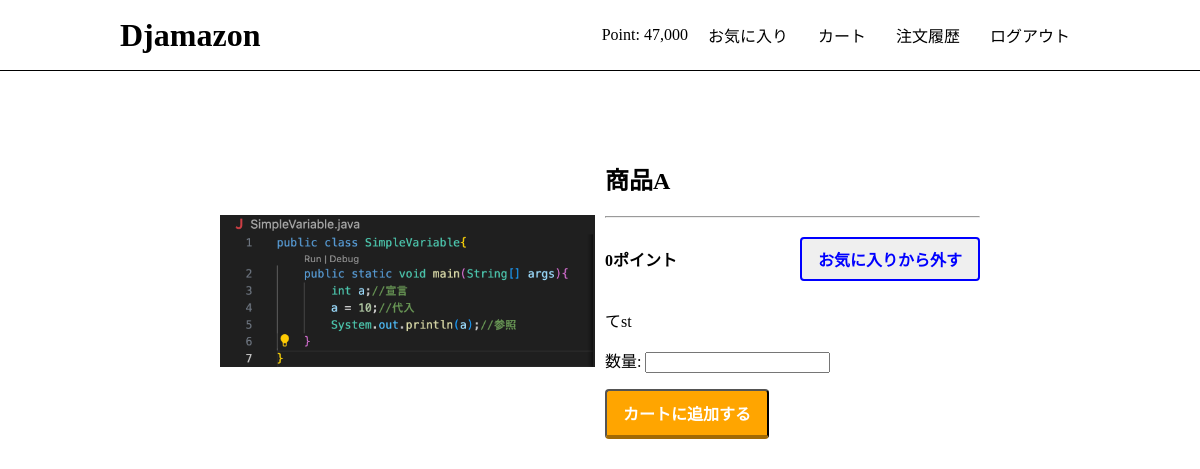
Page /product/1/ (signed in) on the committed database.
### users/models.py (models this page shows)
class User(AbstractBaseUser, PermissionsMixin):
    initial_point = 50000
    email = models.EmailField("メールアドレス", unique=True)
    point = models.PositiveIntegerField(default=initial_point)
    fav_products = models.ManyToManyField(Product,blank=True)
    is_staff = models.BooleanField("is_staff", default=False)
    is_active = models.BooleanField("is_active", default=True)
    date_joined = models.DateTimeField("date_joined", default=timezone.now)
    objects = UserManager() #?
    USERNAME_FIELD = "email"
    EMAIL_FIELD = "email"
    REQUIRED_FIELDS = []
    class Meta:
        verbose_name = "user"
        verbose_name_plural = "users"

### app/models.py (models this page shows, shortened)
class Product(models.Model):
    name = models.CharField(max_length=100)
    description = models.TextField(blank=True)
    price = models.PositiveIntegerField(default=0)
    image = models.ImageField(upload_to='product')

### app/views.py (the view, shortened to what this page needs)
# urls.py: path('product/<int:product_id>/', views.detail, name='detail'),
def detail(request, product_id):
    product = get_object_or_404(Product, pk=product_id)
    add_to_cart_form = AddToCartForm()
    context = {
        'product': product,
        'add_to_cart_form': add_to_cart_form,
    }
    return render(request, 'app/detail.html', context)

### app/forms.py
class AddToCartForm(forms.Form):
    num = forms.IntegerField(
    label='数量',
    min_value=1,
    required=True
)

### app/templates/app/detail.html (shortened to what this page needs)
{% extends 'app/base.html' %}
{% load humanize %}
{% block content %}
<div class="product-detail">
    <div class="product-detail-image">
        <img src="{{ product.image.url }}" class="product-img">
    </div>
    <div class="product-detail-info">
        <h2>{{ product.name}} </h2>
        <hr>
        <div class="point-fav-section">
            <h4>{{ product.price | intcomma }}ポイント</h4>
            {% if request.user.is_authenticated %}
                <form action="{% url 'app:toggle_fav_product_status' %}" method="POST">
                {% if product in user.fav_products.all %}
                    <input type="submit" name="submit" class="fav_button" value="お気に入りから外す">
                {% else %}
                    <input type="submit" name="submit" class="fav_button" value="お気に入りに入れる">
                {% endif %}
                </form>
            {% endif %}
        </div>
        <p>{{ product.description}}</p>
        <div>
            {% if request.user.is_authenticated %}
                <form action="{% url 'app:detail' product.id %}" method="POST">
                {{ add_to_cart_form.as_p }}
                    <button class="purchase-button" type="submit">
                        カートに追加する
                    </button>
                </form>
            {% else %}
            <a href="{% url 'app:login' %}?next={{ request.path }}">
                <button class="purchase-button">ログインして購入する</button>
            </a>
            {% endif %}
            </div>
    </div>
</div>
{% endblock %}

### app/templates/app/base.html (shortened to what this page needs)
{% load static %}
{% load humanize %}
<!DOCTYPE html>
<html>
    <head>
        <link rel="stylesheet" type="text/css" href="{% static 'css/style.css' %}">
    </head>
    <body>
        <header>
            <div class="container">
                <h1><a href="{% url 'app:index' %}">Djamazon</a></h1>
                <div class="header-menu">
                    {% if request.user.is_authenticated %}
                        <span>Point: {{ user.point | intcomma }}</span>
                        <span><a href="{% url 'app:fav_products' %}">お気に入り</a></span>
                        <span><a href="{% url 'app:cart' %}">カート</a></span>
                        <span><a href="{% url 'app:order_history' %}">注文履歴</a></span>
                        <span><a href="{% url 'app:logout' %}">ログアウト</a></span>
                    {% else %}
                        <a href="{% url 'app:login' %}">ログイン</a>
                        <a href="{% url 'app:signup' %}">新規登録</a>
                    {% endif %}
                </div>
            </div>
        </header>
        <div class="container">
            {% block content %}{% endblock %}
        </div>
    </body>
</html>

### static/css/style.css (style rules this page uses)
html, body { margin: 0; }
div { box-sizing: border-box; }
a { text-decoration: none; color: #000; }
.container { width: 80%; margin: auto; overflow: auto; }
header { border-bottom: solid 1px #000; height: 70px; }
header .container { display: flex; justify-content: space-between; }
body > .container { width: 65%; padding-top: 60px; }
header h1 { margin: 0; height: 100%; line-height: 70px; }
.header-menu { display: flex; align-items: center; }
.header-menu a { padding: 10px; margin-left: 10px; }
.product-img { width: 100%; max-width: 500px; height: 300px; object-fit: cover; border-radius: 4px; }
.product-detail { display: flex; justify-content: flex-start; padding: 10px; }
.product-detail-image { flex: 1; }
.product-detail-info { flex: 1; }
.product-img { object-fit: contain; }
.product-detail-info { margin-left: 10px; }
.product-detail-info .point-fav-section { display: flex; justify-content: space-between; align-items: center; }
.product-detail-info .fav_button { text-align: center; display: inline-block; padding: 8px 16px; border: 2px solid blue; border-radius: 4px; font-size: 16px; font-weight: bold; color: blue; }
.product-detail-info .purchase-button { display: inline-block; text-align: center; background-color: orange; font-size: 16px; color: #FFF; font-weight: bold; padding: 10px 16px; border-radius: 4px; border-bottom: 4px solid #a26a03; }

### rows in the picture
User: point "47,000"
Product: image (picture), name "商品A", price "0", description "てst"
